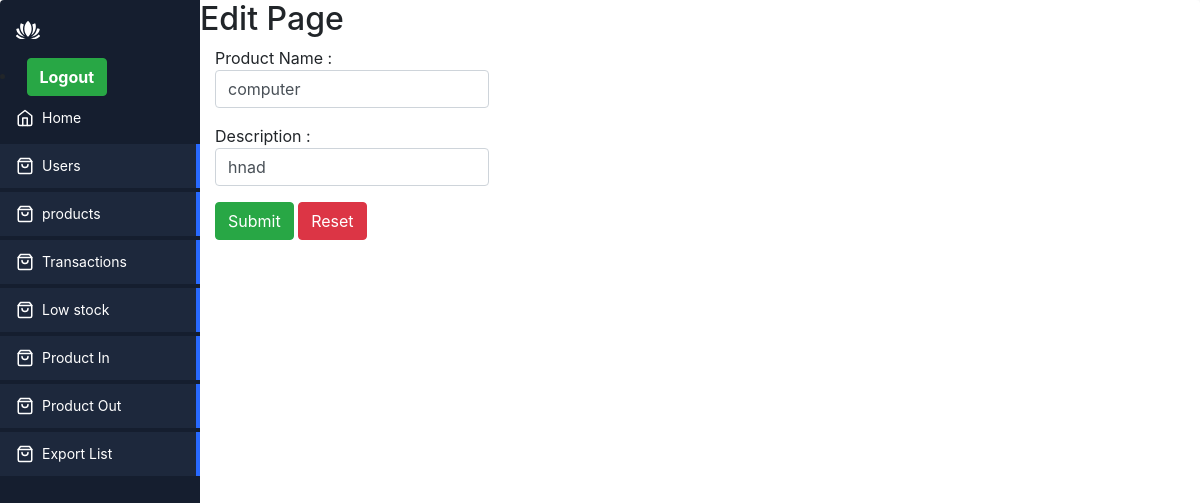
/Product_edit.php?id=1, run on an earlier commit of the app's database.
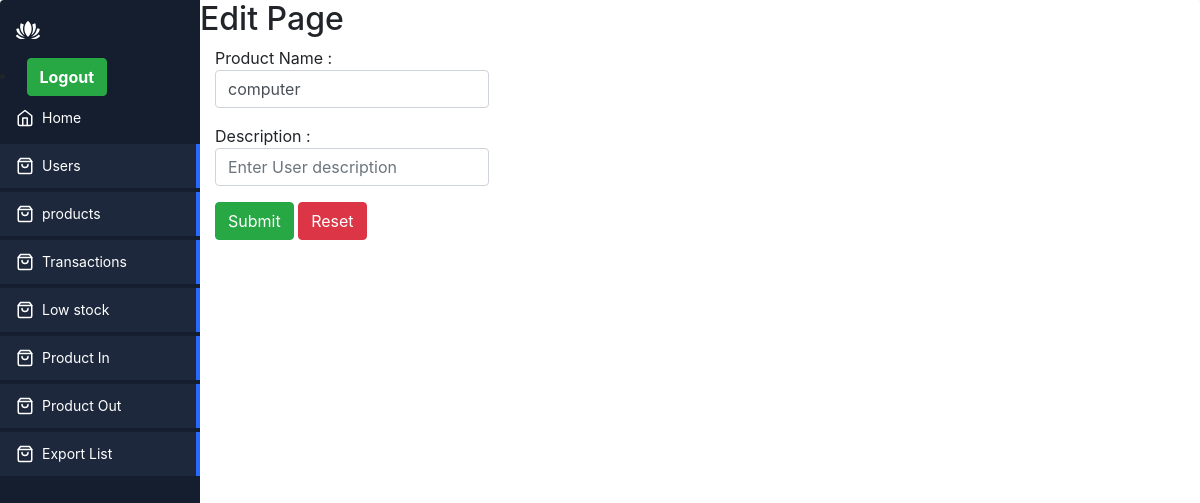
And on a later commit of the database.
### tables this page shows
CREATE TABLE `products` (
  `id` int(11) NOT NULL,
  `name` varchar(500) NOT NULL,
  `product_id` varchar(500) NOT NULL,
  `buy_rate` varchar(500) NOT NULL,
  `initial_quantity` varchar(500) NOT NULL,
  `description` text NOT NULL
);

### Product_edit.php (the view, shortened to what this page needs)
<?php
    include 'include/connection.php';
    include 'include/header.php' ;
    $id = $_GET['id'] ;
    $sql = "SELECT * FROM Products WHERE id='$id'";
    $result = $db->query($sql);
    $data = $result->fetch_assoc();
?>
<div class="page-wrapper">
    <div class="page-breadcrumb bg-white">
        <div class="row align-items-center">
            <div class="col-md-12">
                <h2 class="page-title">Edit Page</h2>
            </div>
        </div>
    </div>
    <div class="container-fluid">
            <div class="row">
              <div class="col-md-12">
                    <form action="update-Product.php" method="POST">
                        <p>Product Name : <input name="name" type="text" value="<?php echo $data['name'] ; ?>" class="form-control" placeholder="Enter your name"></p>
                        <p>Description  : <input name="description" type="text" value="<?php echo $data['description'] ; ?>" class="form-control" placeholder="Enter User description "></p>
                        <button type="submit" class="btn btn-success">Submit</button>
                        <button type="reset" class="btn btn-danger">Reset</button>
                    </form>
               </div>
            </div>
    </div>
</div>
<?php include 'include/footer.php' ; ?>

What changed in the data, as far as the page shows it:
changed products "computer": description "hnad" → (not shown)
